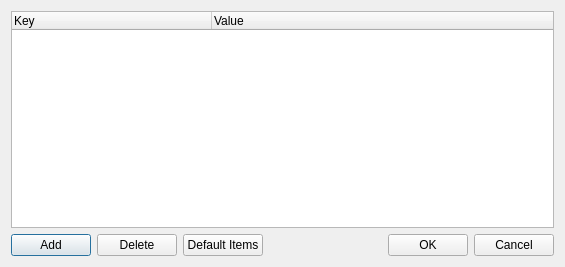
<?xml version="1.0" encoding="UTF-8"?>
<ui version="4.0">
 <class>frmUpdate</class>
 <widget class="QDialog" name="frmUpdate">
  <property name="geometry">
   <rect>
    <x>0</x>
    <y>0</y>
    <width>565</width>
    <height>267</height>
   </rect>
  </property>
  <property name="minimumSize">
   <size>
    <width>565</width>
    <height>267</height>
   </size>
  </property>
  <property name="maximumSize">
   <size>
    <width>565</width>
    <height>267</height>
   </size>
  </property>
  <property name="windowTitle">
   <string>Update Settings</string>
  </property>
  <layout class="QVBoxLayout" name="verticalLayout">
   <item>
    <widget class="QTreeWidget" name="treeWidget">
     <property name="mouseTracking">
      <bool>true</bool>
     </property>
     <property name="alternatingRowColors">
      <bool>true</bool>
     </property>
     <property name="selectionMode">
      <enum>QAbstractItemView::MultiSelection</enum>
     </property>
     <attribute name="headerDefaultSectionSize">
      <number>200</number>
     </attribute>
     <column>
      <property name="text">
       <string>Key</string>
      </property>
     </column>
     <column>
      <property name="text">
       <string>Value</string>
      </property>
     </column>
    </widget>
   </item>
   <item>
    <layout class="QHBoxLayout" name="horizontalLayout">
     <item>
      <widget class="QPushButton" name="btnAdd">
       <property name="text">
        <string>Add</string>
       </property>
      </widget>
     </item>
     <item>
      <widget class="QPushButton" name="btnDelete">
       <property name="text">
        <string>Delete</string>
       </property>
      </widget>
     </item>
     <item>
      <widget class="QPushButton" name="btnDefault">
       <property name="text">
        <string>Default Items</string>
       </property>
      </widget>
     </item>
     <item>
      <spacer name="horizontalSpacer">
       <property name="orientation">
        <enum>Qt::Horizontal</enum>
       </property>
       <property name="sizeHint" stdset="0">
        <size>
         <width>40</width>
         <height>20</height>
        </size>
       </property>
      </spacer>
     </item>
     <item>
      <widget class="QPushButton" name="btnOK">
       <property name="text">
        <string>OK</string>
       </property>
      </widget>
     </item>
     <item>
      <widget class="QPushButton" name="btnCancel">
       <property name="text">
        <string>Cancel</string>
       </property>
      </widget>
     </item>
    </layout>
   </item>
  </layout>
 </widget>
 <resources/>
 <connections/>
</ui>
